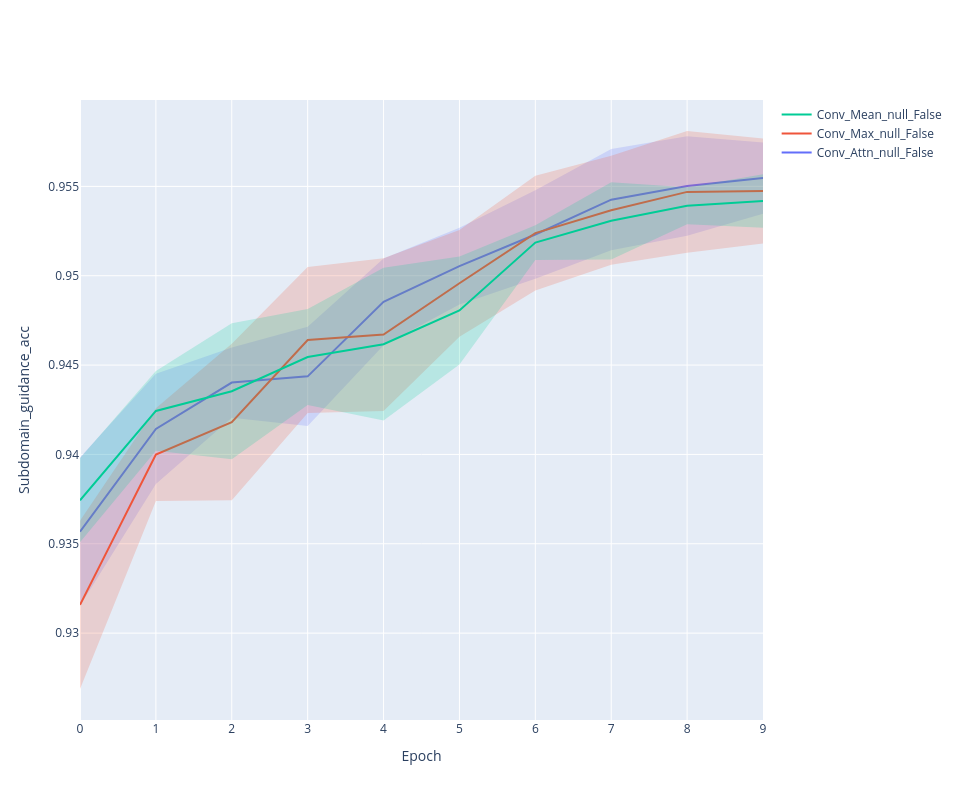

The cell this chart's notebook holds for it:
### Code cell
line_plot(history, 'subdomain_guidance_acc')

### Figure 1 — Plotly figure (JSON) as saved in the notebook; plotly's stock layout.template omitted (floating-point values rounded to 4 significant figures)
{"data": [{"line": {"color": "#636EFA"}, "mode": "lines", "name": "Conv_Attn_null_False", "type": "scatter", "x": [0, 1, 2, 3, 4, 5, 6, 7, 8, 9], "y": [0.9357, 0.9414, 0.944, 0.9444, 0.9485, 0.9505, 0.9523, 0.9543, 0.955, 0.9555]}, {"line": {"width": 0}, "marker": {"color": "#444"}, "mode": "lines", "showlegend": false, "type": "scatter", "x": [0, 1, 2, 3, 4, 5, 6, 7, 8, 9], "y": [0.9398, 0.9445, 0.946, 0.9472, 0.951, 0.9527, 0.9548, 0.9571, 0.9578, 0.9575]}, {"fill": "tonexty", "fillcolor": "rgba(99, 110, 250,0.2)", "line": {"width": 0}, "marker": {"color": "#444"}, "mode": "lines", "showlegend": false, "type": "scatter", "x": [0, 1, 2, 3, 4, 5, 6, 7, 8, 9], "y": [0.9315, 0.9383, 0.9421, 0.9416, 0.9461, 0.9484, 0.9498, 0.9514, 0.9522, 0.9535]}, {"line": {"color": "#EF553B"}, "mode": "lines", "name": "Conv_Max_null_False", "type": "scatter", "x": [0, 1, 2, 3, 4, 5, 6, 7, 8, 9], "y": [0.9316, 0.94, 0.9418, 0.9464, 0.9467, 0.9496, 0.9524, 0.9537, 0.9547, 0.9547]}, {"line": {"width": 0}, "marker": {"color": "#444"}, "mode": "lines", "showlegend": false, "type": "scatter", "x": [0, 1, 2, 3, 4, 5, 6, 7, 8, 9], "y": [0.9363, 0.9426, 0.9462, 0.9505, 0.951, 0.9526, 0.9556, 0.9567, 0.9581, 0.9577]}, {"fill": "tonexty", "fillcolor": "rgba(239, 85, 59,0.2)", "line": {"width": 0}, "marker": {"color": "#444"}, "mode": "lines", "showlegend": false, "type": "scatter", "x": [0, 1, 2, 3, 4, 5, 6, 7, 8, 9], "y": [0.9269, 0.9374, 0.9374, 0.9423, 0.9424, 0.9466, 0.9492, 0.9506, 0.9513, 0.9518]}, {"line": {"color": "#00CC96"}, "mode": "lines", "name": "Conv_Mean_null_False", "type": "scatter", "x": [0, 1, 2, 3, 4, 5, 6, 7, 8, 9], "y": [0.9374, 0.9424, 0.9435, 0.9455, 0.9462, 0.9481, 0.9519, 0.9531, 0.9539, 0.9542]}, {"line": {"width": 0}, "marker": {"color": "#444"}, "mode": "lines", "showlegend": false, "type": "scatter", "x": [0, 1, 2, 3, 4, 5, 6, 7, 8, 9], "y": [0.9398, 0.9447, 0.9473, 0.9481, 0.9504, 0.9511, 0.9528, 0.9552, 0.955, 0.9557]}, {"fill": "tonexty", "fillcolor": "rgba(0, 204, 150,0.2)", "line": {"width": 0}, "marker": {"color": "#444"}, "mode": "lines", "showlegend": false, "type": "scatter", "x": [0, 1, 2, 3, 4, 5, 6, 7, 8, 9], "y": [0.9351, 0.9402, 0.9397, 0.9428, 0.9419, 0.945, 0.9509, 0.9509, 0.9529, 0.9527]}], "layout": {"height": 800, "width": 960, "xaxis": {"title": {"text": "Epoch"}}, "yaxis": {"title": {"text": "Subdomain_guidance_acc"}}}}
